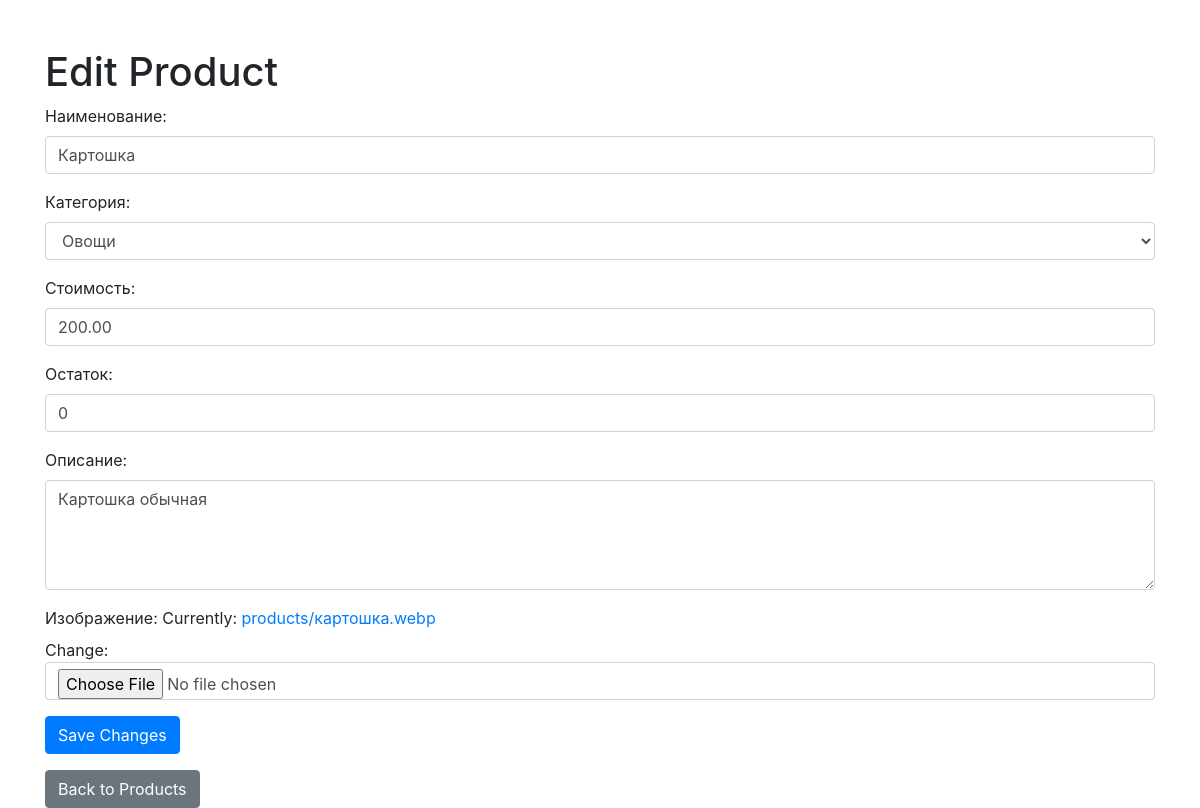
Screenshot of /products/1/edit/ with the database file from the repository.
### store/models.py (models this page shows, shortened)
class Product(models.Model):
    title = models.CharField(max_length=255, unique=True, verbose_name="Наименование")
    description = models.TextField(blank=True, verbose_name="Описание")
    category = models.ForeignKey(Category, on_delete=models.CASCADE, verbose_name="Категория")
    created_at = models.DateTimeField(auto_now_add=True, verbose_name="Дата и время добавления")
    price = models.DecimalField(max_digits=10, decimal_places=2, verbose_name="Стоимость")
    image = models.ImageField(upload_to='products/', verbose_name="Изображение")
    price = models.DecimalField(
        max_digits=10,
        decimal_places=2,
        verbose_name="Стоимость",
        validators=[MinValueValidator(0.01)]
    )
    stock = models.IntegerField(
        default=0,
        verbose_name="Остаток",
        validators=[MinValueValidator(0)]
    )

### store/views.py (the view, shortened to what this page needs)
# urls.py: path('products/<int:pk>/edit/', ProductUpdateView.as_view(), name='product_edit_view'),
class ProductUpdateView(UpdateView):
    model = Product
    form_class = ProductForm
    template_name = 'store/product_edit.html'

### store/forms.py
class ProductForm(forms.ModelForm):
    class Meta:
        model = Product
        fields = ['title', 'category', 'price', 'stock', 'description', 'image']
        widgets = {
            'title': forms.TextInput(attrs={
                'class': 'form-control',
                'placeholder': 'Enter product title',
            }),
            'category': forms.Select(attrs={
                'class': 'form-control',
            }),
            'price': forms.NumberInput(attrs={
                'class': 'form-control',
                'placeholder': 'Enter product price',
            }),
            'description': forms.Textarea(attrs={
                'class': 'form-control',
                'placeholder': 'Enter product description',
                'rows': 4,
            }),
            'image': forms.ClearableFileInput(attrs={
                'class': 'form-control',
            }),
            'stock': forms.NumberInput(attrs={
                'class': 'form-control',
                'min': '0',
                'placeholder': 'Enter product stock',
            }),
        }

### store/models.py (called while the page is built)
    def __str__(self):
        return self.name

### store/templates/store/product_edit.html (shortened to what this page needs)
<!DOCTYPE html>
<html lang="en">
<head>
    <link rel="stylesheet" href="https://maxcdn.bootstrapcdn.com/bootstrap/4.5.2/css/bootstrap.min.css">
</head>
<body>
    <div class="container mt-5">
        <h1>Edit Product</h1>
        <form method="post" enctype="multipart/form-data">
            {{ form.as_p }}
            <button type="submit" class="btn btn-primary">Save Changes</button>
        </form>
        <a href="{% url 'products_view' %}" class="btn btn-secondary mt-3">Back to Products</a>
    </div>
</body>
</html>

### rows the page displays
Product: title "Картошка", category "Овощи", price "200.00", stock "0", description "Картошка обычная"
